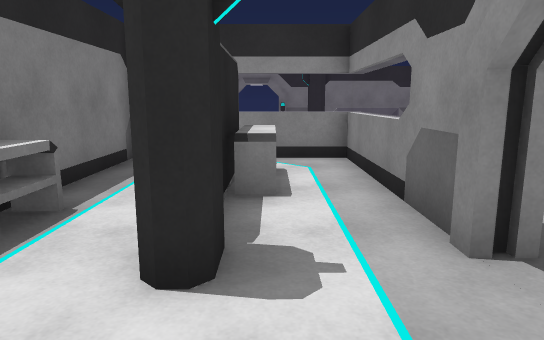
[1] (above)

16 first-person views from a walk through a scene from a Unity 3-D project. The camera is 1.3 m above the floor, tilts 10° down and sees 70° across. The floor is counted in squares, 1 m on a side. Each view is taken from the middle of a square. On the plan, view 1 faces up. The plan holds only what a view shows up to about 16 squares ahead; the rest is blank. The player is left out. Surface patterns are stand-ins for the level's own textures.

[2]
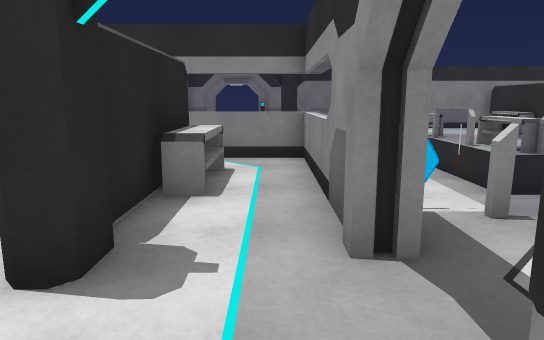

[3]
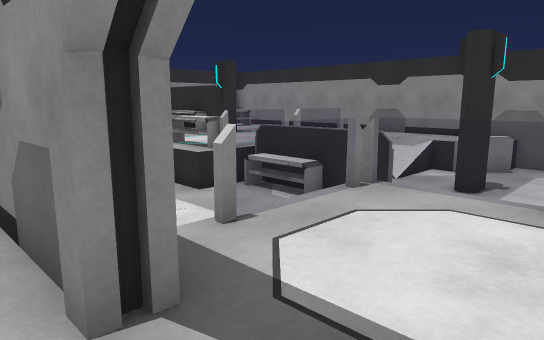

[4]
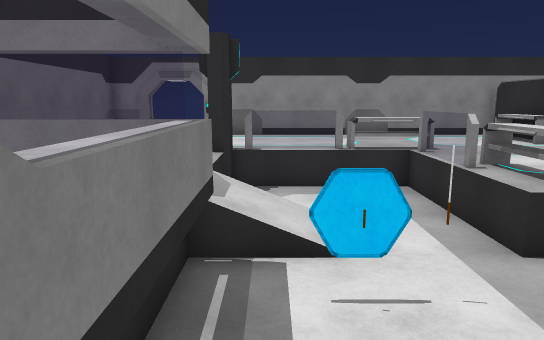

[5]
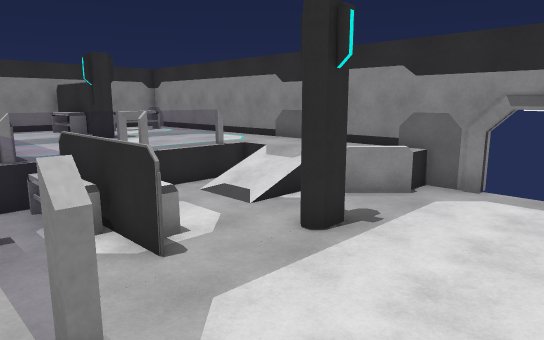

[6]
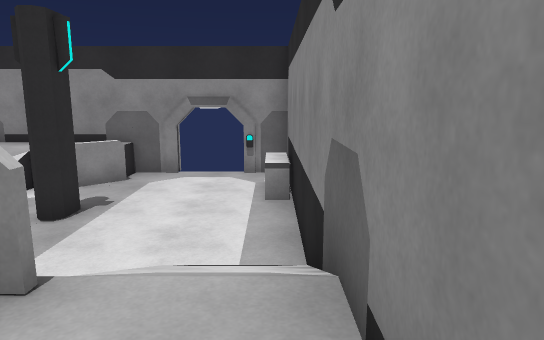

[7]
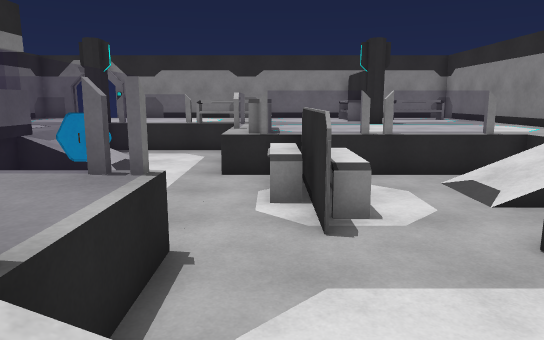

[8]
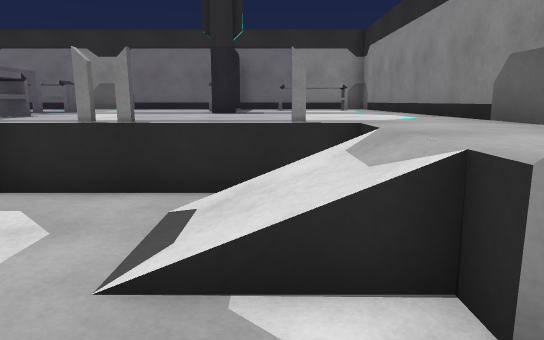

[9]
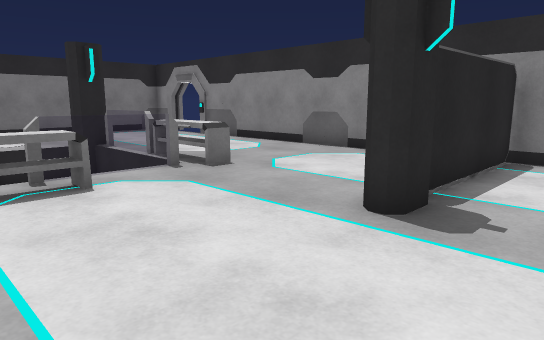

[10]
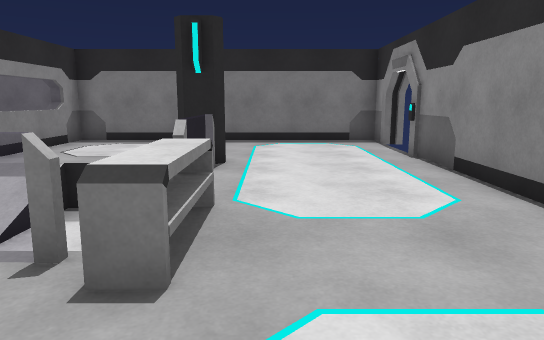

[11]
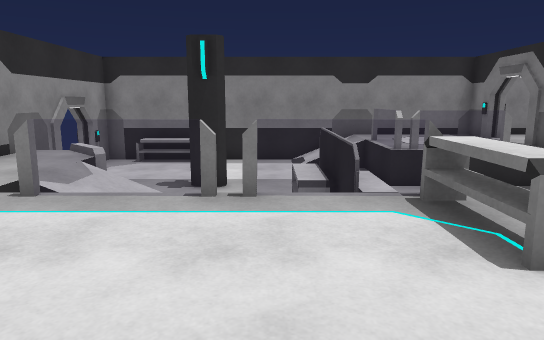

[12]
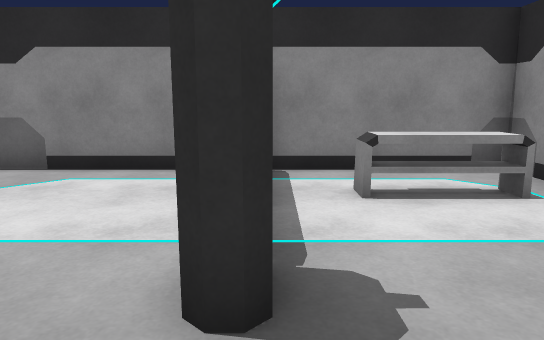

[13]
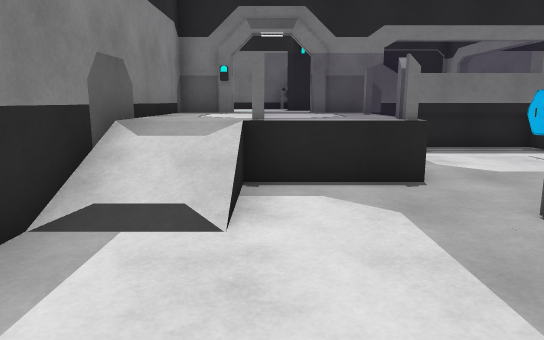

[14]
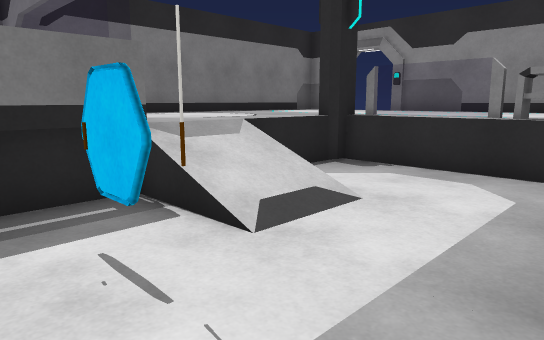

[15]
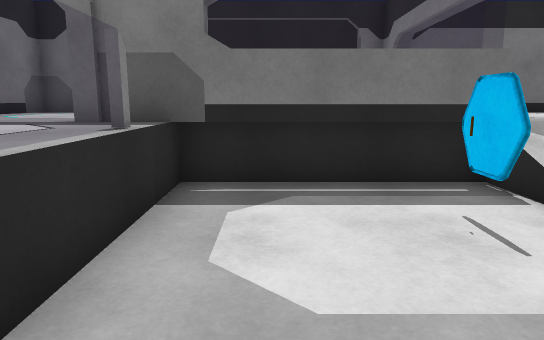

[16]
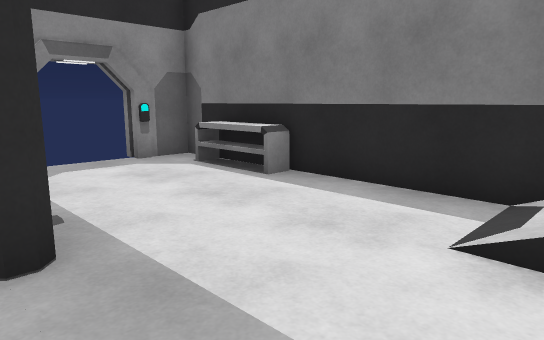

### Floor plan
Key: @ floor where view 1 was taken; # wall or solid block; x gap in a wall; . main floor; - floor 1 m lower than the main floor; / step, stairs or slope; = window, fence, low wall or low ledge; v drop or lower ground; O other object.
Columns run from 3 left of view 1 to 17 right of it. Each row starts with its distance up from view 1.
 20 #x ##################
 19 #..............#....#
 18 #.............O#OOO.#
 17 #.............O#.OO.#
 16 #.............O#....#
 15 #....O==#OO....O....#
 14 #....O----=.........#
 13 #....-----=.........#
 12 #..../----=O........#
 11 #....///--OO........#
 10 #....///--O##====...#
  9 #=====-----O#----v..#
  8 #.x..=-OO--O#--///..#
  7 #.#O.=-----OO--///..#
  6 #.OO.=------#----=..#
  5 #.#O.#------------/.#
  4 O.#..#.==##----O--#-#
  3 O.O.......=---------x
  2 #.........#---------
  1 #.........///-------x
  0 #..@.#....///---OOO-#
 -1 #####################

Where each view was taken, in squares from view 1:
view 1: 0 up, 0 right, facing up
view 2: 0 up, 1 right, facing up
view 3: 1 up, 1 right, facing up-right
view 4: 4 up, 3 right, facing up
view 5: 0 up, 6 right, facing up-right
view 6: 0 up, 4 right, facing right
view 7: 0 up, 8 right, facing up
view 8: 4 up, 13 right, facing up
view 9: 10 up, 14 right, facing up-left
view 10: 16 up, 10 right, facing left
view 11: 15 up, 10 right, facing down
view 12: 12 up, 12 right, facing up
view 13: 2 up, 13 right, facing left
view 14: 7 up, 7 right, facing up-left
view 15: 6 up, 8 right, facing left
view 16: 5 up, 8 right, facing down-right
